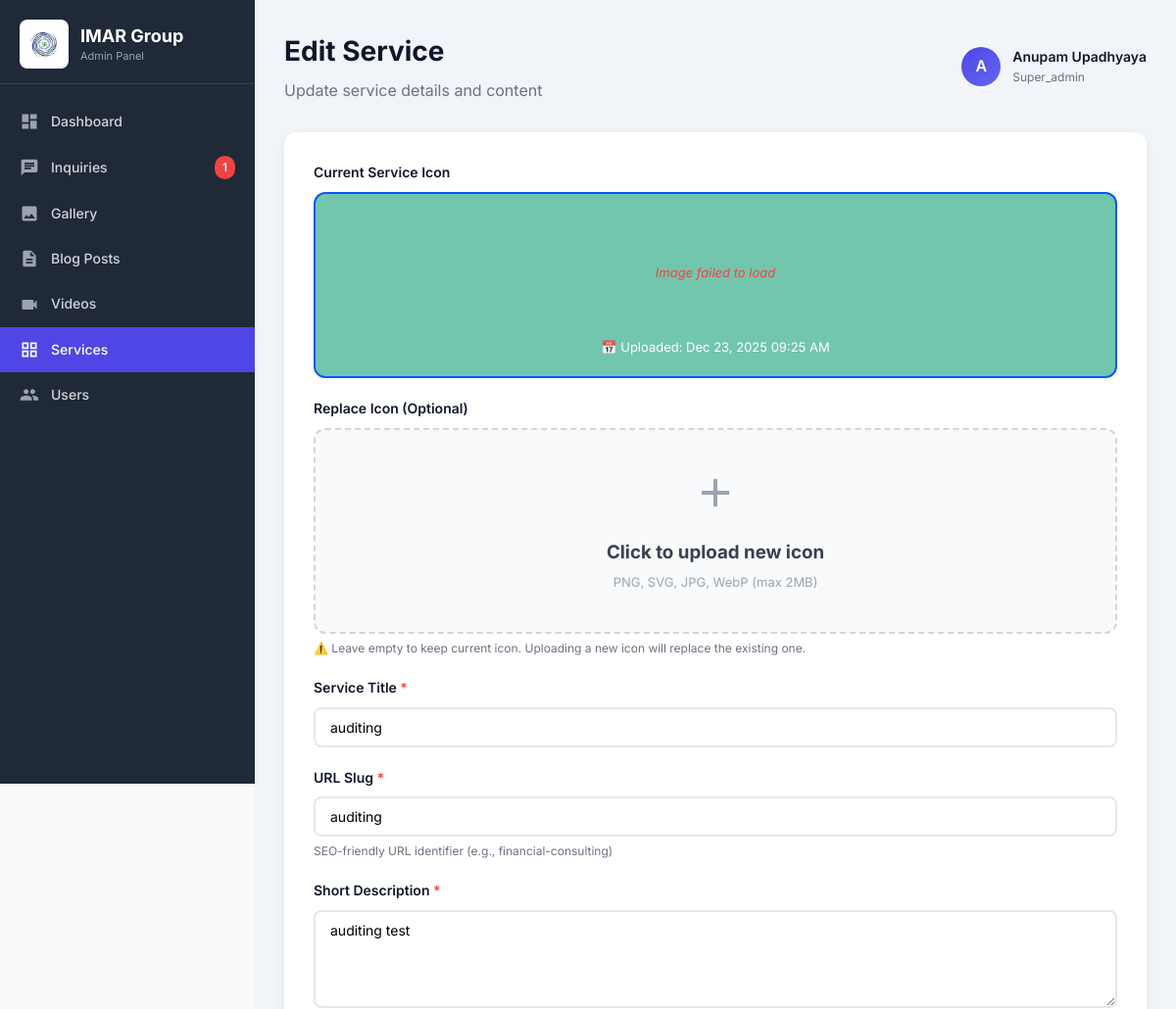
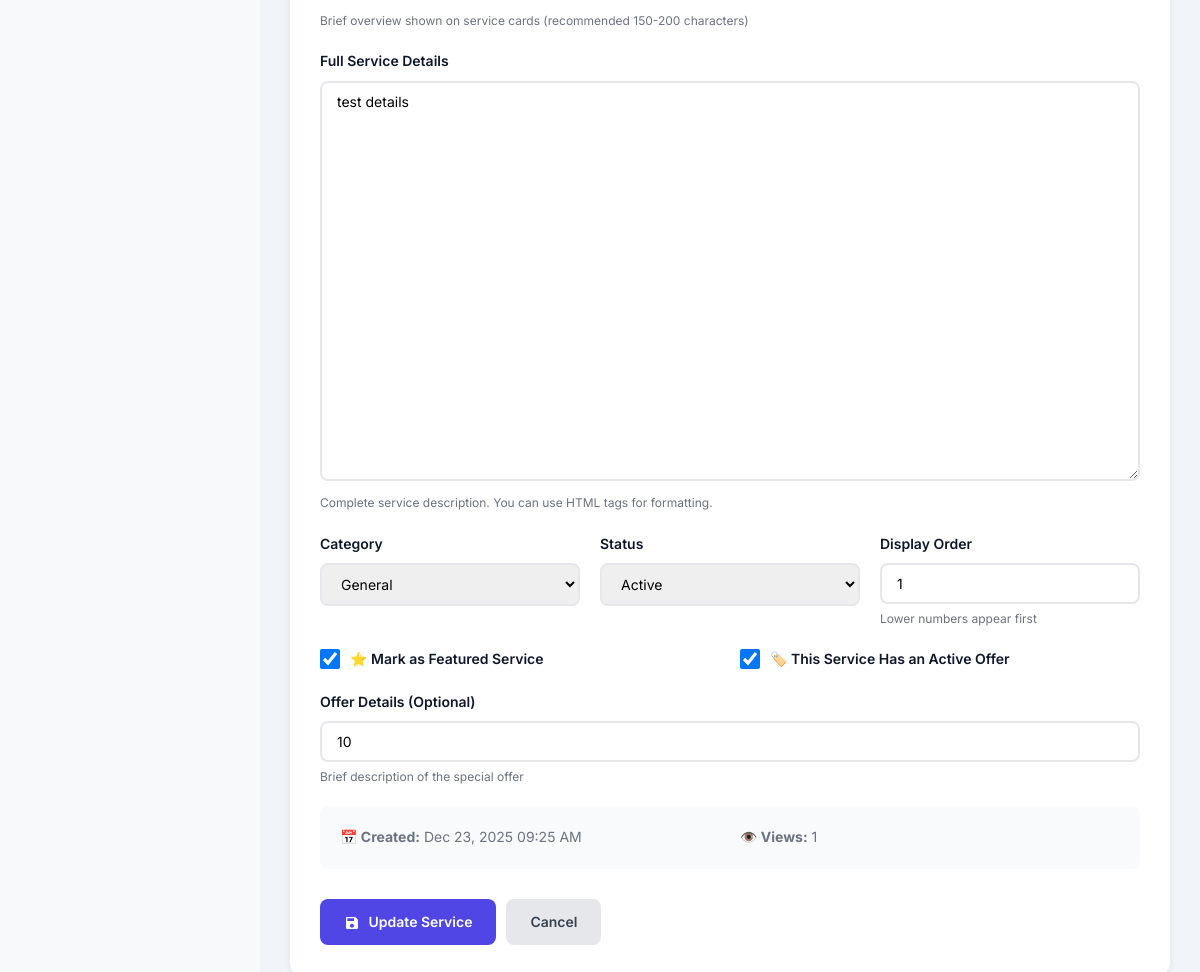
Page /admin/SERVICES_CODE/edit-service.php?id=1 (signed in) on the committed database (2 pictures, top to bottom).
### tables this page shows
CREATE TABLE `services` (
  `id` int(11) NOT NULL,
  `title` varchar(255) NOT NULL,
  `slug` varchar(255) NOT NULL,
  `icon_path` varchar(500) DEFAULT NULL,
  `short_description` text DEFAULT NULL,
  `full_content` longtext DEFAULT NULL,
  `category` varchar(100) DEFAULT 'general',
  `is_featured` tinyint(1) DEFAULT 0,
  `has_offer` tinyint(1) DEFAULT 0 COMMENT 'Shows if service currently has an offer',
  `offer_text` varchar(255) DEFAULT NULL COMMENT 'Optional offer description',
  `display_order` int(11) DEFAULT 0,
  `status` enum('active','inactive','draft') DEFAULT 'active',
  `views` int(11) DEFAULT 0,
  `created_by` int(11) DEFAULT NULL,
  `created_at` timestamp NOT NULL DEFAULT current_timestamp(),
  `updated_at` timestamp NOT NULL DEFAULT current_timestamp() ON UPDATE current_timestamp()
);

### admin/SERVICES_CODE/edit-service.php (the view, shortened to what this page needs)
<?php
require_once '../../config/config.php';
$admin_name = $_SESSION['admin_name'] ?? 'Admin';
$admin_initials = strtoupper(substr($admin_name, 0, 1));
$admin_role = $_SESSION['admin_role'] ?? 'editor';
$service_id = (int)($_GET['id'] ?? 0);
$stmt = $conn->prepare("SELECT * FROM services WHERE id = ?");
$stmt->bind_param("i", $service_id);
$stmt->execute();
$result = $stmt->get_result();
$service = $result->fetch_assoc();
?>
<!DOCTYPE html>
<html lang="en">
<head>
    <link rel="stylesheet" href="../../css/styles.css">
    <link rel="stylesheet" href="../../css/dashboard.css">
</head>
<body>
<div class="dashboard">
    <?php include __DIR__ . '/../includes/sidebar.php'; ?>
    <div class="main-content">
        <div class="dashboard-header">
            <div>
                <h1>Edit Service</h1>
                <p style="color: #6b7280; margin-top: 5px;">Update service details and content</p>
            </div>
            <div class="header-actions">
                <div class="user-info">
                    <div class="user-avatar"><?php echo $admin_initials; ?></div>
                    <div>
                        <div style="font-weight: 600; font-size: 14px;"><?php echo htmlspecialchars($admin_name); ?></div>
                        <div style="font-size: 12px; color: #6b7280;"><?php echo ucfirst($admin_role); ?></div>
                    </div>
                </div>
            </div>
        </div>
        <form method="POST" enctype="multipart/form-data" id="serviceForm">
            <div class="form-container">
                <div class="form-group">
                    <label>Current Service Icon</label>
                    <div class="current-icon">
                        <?php if (!empty($service['icon_path'])): ?>
                            <div class="no-icon" style="display: none;">
                                <p style="color: #ef4444; margin-top: 10px;">Image failed to load</p>
                            </div>
                            <p>📅 Uploaded: <?php echo date('M d, Y h:i A', strtotime($service['created_at'])); ?></p>
                        <?php endif; ?>
                    </div>
                </div>
                <div class="form-group">
                    <label>Replace Icon (Optional)</label>
                    <div class="icon-upload-area" id="uploadArea">
                        <svg width="48" height="48" viewBox="0 0 24 24" fill="#9ca3af">
                            <path d="M19 13h-6v6h-2v-6H5v-2h6V5h2v6h6v2z"/>
                        </svg>
                        <h3 style="margin: 15px 0 5px 0; color: #374151;">Click to upload new icon</h3>
                        <p style="color: #9ca3af; font-size: 13px;">PNG, SVG, JPG, WebP (max 2MB)</p>
                    </div>
                    <div class="helper-text">⚠️ Leave empty to keep current icon. Uploading a new icon will replace the existing one.</div>
                </div>
                <div class="form-group">
                    <label for="title">Service Title <span class="required">*</span></label>
                    <input type="text" id="title" name="title" value="<?php echo htmlspecialchars($service['title']); ?>" required>
                </div>
                <div class="form-group">
                    <label for="slug">URL Slug <span class="required">*</span></label>
                    <input type="text" id="slug" name="slug" value="<?php echo htmlspecialchars($service['slug']); ?>" required>
                    <div class="helper-text">SEO-friendly URL identifier (e.g., financial-consulting)</div>
                </div>
                <div class="form-group">
                    <label for="short_description">Short Description <span class="required">*</span></label>
                    <textarea id="short_description" name="short_description" rows="3" required><?php echo htmlspecialchars($service['short_description']); ?></textarea>
                    <div class="helper-text">Brief overview shown on service cards (recommended 150-200 characters)</div>
                </div>
                <div class="form-group">
                    <label for="full_content">Full Service Details</label>
                    <textarea id="full_content" name="full_content" class="content-editor"><?php echo htmlspecialchars($service['full_content']); ?></textarea>
                    <div class="helper-text">Complete service description. You can use HTML tags for formatting.</div>
                </div>
                <div class="form-row-three">
                    <div class="form-group">
                        <label for="category">Category</label>
                        <select id="category" name="category">
                            <option value="general" <?php echo $service['category'] === 'general' ? 'selected' : ''; ?>>General</option>
                        </select>
                    </div>
                    <div class="form-group">
                        <label for="status">Status</label>
                        <select id="status" name="status">
                            <option value="active" <?php echo $service['status'] === 'active' ? 'selected' : ''; ?>>Active</option>
                        </select>
                    </div>
                    <div class="form-group">
                        <label for="display_order">Display Order</label>
                        <input type="number" id="display_order" name="display_order" value="<?php echo $service['display_order']; ?>" min="0">
                        <div class="helper-text">Lower numbers appear first</div>
                    </div>
                </div>
                <div class="form-row">
                    <div class="form-group">
                        <div class="checkbox-group">
                            <input type="checkbox" id="is_featured" name="is_featured" <?php echo $service['is_featured'] ? 'checked' : ''; ?>>
                            <label for="is_featured" style="margin: 0;">⭐ Mark as Featured Service</label>
                        </div>
                    </div>
                    <div class="form-group">
                        <div class="checkbox-group">
                            <input type="checkbox" id="has_offer" name="has_offer" <?php echo $service['has_offer'] ? 'checked' : ''; ?>>
                            <label for="has_offer" style="margin: 0;">🏷️ This Service Has an Active Offer</label>
                        </div>
                    </div>
                </div>
                <div class="form-group" id="offerTextGroup" style="display: <?php echo $service['has_offer'] ? 'block' : 'none'; ?>;">
                    <label for="offer_text">Offer Details (Optional)</label>
                    <input type="text" id="offer_text" name="offer_text" value="<?php echo htmlspecialchars($service['offer_text'] ?? ''); ?>" placeholder="e.g., 20% off for new clients">
                    <div class="helper-text">Brief description of the special offer</div>
                </div>
                <div class="form-row" style="padding: 20px; background: #f9fafb; border-radius: 8px; margin-top: 20px;">
                    <div style="font-size: 14px; color: #6b7280;">
                        <strong>📅 Created:</strong> <?php echo date('M d, Y h:i A', strtotime($service['created_at'])); ?>
                    </div>
                    <div style="font-size: 14px; color: #6b7280;">
                        <strong>👁️ Views:</strong> <?php echo number_format($service['views']); ?>
                    </div>
                </div>
                <div class="btn-group">
                    <button type="submit" class="btn btn-primary">
                        <svg width="16" height="16" viewBox="0 0 24 24" fill="currentColor" style="vertical-align: middle; margin-right: 5px;"><path d="M17 3H5c-1.11 0-2 .9-2 2v14c0 1.1.89 2 2 2h14c1.1 0 2-.9 2-2V7l-4-4zm-5 16c-1.66 0-3-1.34-3-3s1.34-3 3-3 3 1.34 3 3-1.34 3-3 3zm3-10H5V5h10v4z"/></svg>
                        Update Service
                    </button>
                    <a href="services.php" class="btn btn-secondary">Cancel</a>
                </div>
            </div>
        </form>
    </div>
</div>
</body>
</html>

### css/styles.css (style rules this page uses)
* { margin: 0; padding: 0; box-sizing: border-box; font-family: 'Inter', -apple-system, BlinkMacSystemFont, 'Segoe UI', sans-serif; }
body { background-color: #f8f9fa; color: #0f172a; line-height: 1.6; }
a { text-decoration: none; color: inherit; }
.dashboard { display: flex; min-height: 100vh; background-color: #f8f9fa; }
.main-content { flex: 1; padding: 30px; background-color: #f1f5f9; overflow-y: auto; }
.dashboard-header { display: flex; justify-content: space-between; align-items: center; margin-bottom: 30px; flex-wrap: wrap; gap: 15px; }
.dashboard-header h1 { font-size: 28px; font-weight: 700; color: #0f172a; }
.header-actions { display: flex; align-items: center; gap: 20px; }
.user-info { display: flex; align-items: center; gap: 12px; }
.user-avatar { width: 40px; height: 40px; background: linear-gradient(135deg, #4f46e5 0%, #6366f1 100%); color: #ffffff; border-radius: 50%; display: flex; align-items: center; justify-content: center; font-weight: 600; font-size: 16px; }
.btn-group { display: flex; gap: 10px; flex-wrap: wrap; }

### css/dashboard.css (style rules this page uses)
.btn-group { display: flex; gap: 10px; flex-wrap: wrap; }

### admin/SERVICES_CODE/edit-service.php (style rules this page uses)
.form-container { max-width: 1000px; margin: 0 auto; background: white; padding: 30px; border-radius: 12px; box-shadow: 0 2px 8px rgba(0,0,0,0.08); }
.form-group { margin-bottom: 20px; }
.form-group label { display: block; font-weight: 600; margin-bottom: 8px; color: #0f172a; font-size: 14px; }
.form-group input[type="text"], .form-group textarea, .form-group select, .form-group input[type="number"] { width: 100%; padding: 10px 15px; border: 2px solid #e5e7eb; border-radius: 8px; font-size: 14px; transition: all 0.3s; box-sizing: border-box; font-family: inherit; }
.form-group textarea { resize: vertical; min-height: 100px; font-family: inherit; }
.form-group textarea.content-editor { min-height: 400px; }
.current-icon { border: 2px solid #0557faff; border-radius: 12px; padding: 20px; text-align: center; background: #0b9c7393; margin-bottom: 15px; position: relative; }
.current-icon .no-icon { color: #9ca3af; font-style: italic; padding: 40px 20px; }
.current-icon p { margin-top: 15px; color: #ffffffff; font-size: 13px; }
.icon-upload-area { border: 2px dashed #d1d5db; border-radius: 12px; padding: 40px; text-align: center; background: #f9fafb; cursor: pointer; transition: all 0.3s; }
.checkbox-group { display: flex; align-items: center; gap: 10px; }
.checkbox-group input[type="checkbox"] { width: 20px; height: 20px; cursor: pointer; }
.form-row { display: grid; grid-template-columns: 1fr 1fr; gap: 20px; }
.form-row-three { display: grid; grid-template-columns: 1fr 1fr 1fr; gap: 20px; }
.btn-group { display: flex; gap: 10px; margin-top: 30px; }
.btn { padding: 12px 24px; border-radius: 8px; font-weight: 600; text-decoration: none; border: none; cursor: pointer; transition: all 0.3s; font-size: 14px; }
.btn-primary { background: #4f46e5; color: white; }
.btn-secondary { background: #e5e7eb; color: #374151; }
.required { color: #ef4444; }
.helper-text { font-size: 12px; color: #6b7280; margin-top: 5px; }

### rows in the picture
services: created_at "Dec 23, 2025 09:25 AM", title "auditing", slug "auditing", short_description "auditing test", full_content "test details", category "General", status "Active", display_order "1", is_featured "☑", has_offer "☑", offer_text "10", views "1"

### other values in the picture
$new_inquiries_count "1"
$admin_initials "A"
$admin_name "Anupam Upadhyaya"
$admin_role "Super_admin"
